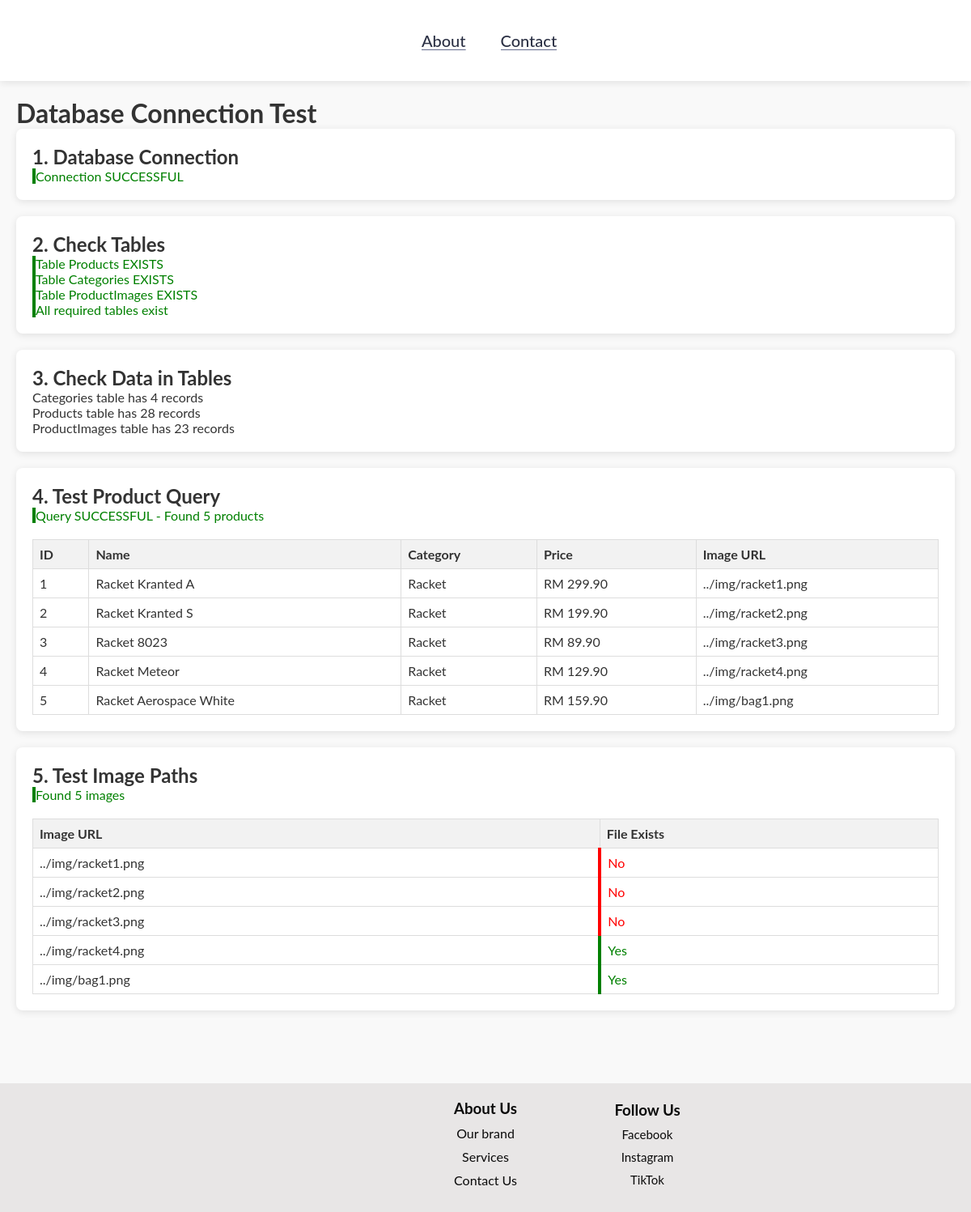
Page /Pages/test.php on the earlier database version.
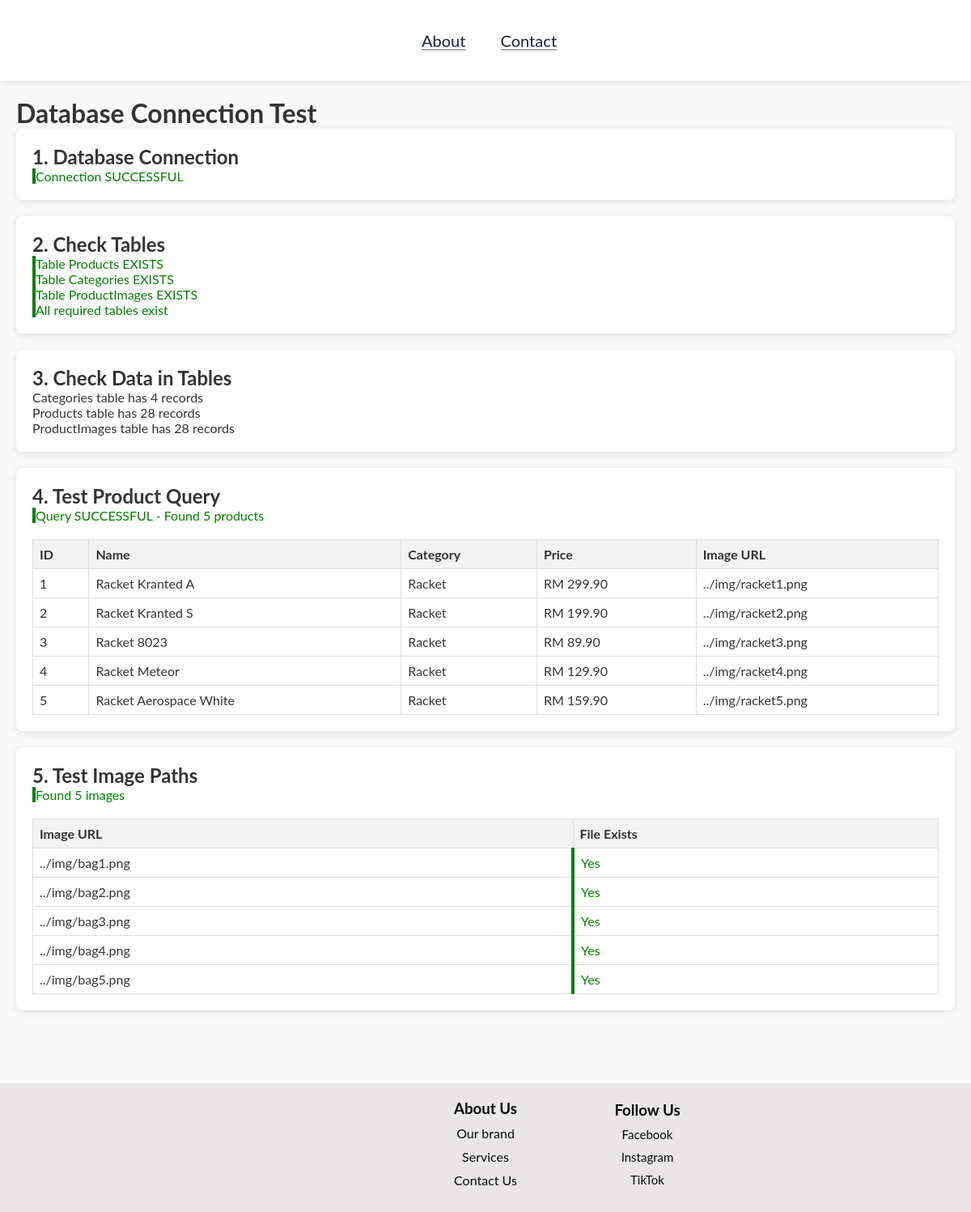
Same page on the later database version.
### tables this page shows
CREATE TABLE IF NOT EXISTS Products (
    productID INT AUTO_INCREMENT PRIMARY KEY,
    name VARCHAR(100) NOT NULL,
    description TEXT NOT NULL,
    price DECIMAL(13,2) NOT NULL,
    categoryID INT,
    colour VARCHAR(20),
    FOREIGN KEY (categoryID) REFERENCES Categories(categoryID),
    UNIQUE KEY unique_product_name (name)
);

CREATE TABLE IF NOT EXISTS Categories (
    categoryID INT AUTO_INCREMENT PRIMARY KEY,
    name VARCHAR(100) NOT NULL,
    description TEXT,
    UNIQUE KEY unique_category_name (name)
);

CREATE TABLE IF NOT EXISTS ProductImages (
    imageID INT AUTO_INCREMENT PRIMARY KEY,
    productID INT,
    image_url VARCHAR(255) NOT NULL,
    FOREIGN KEY (productID) REFERENCES Products(productID),
    UNIQUE KEY unique_image_url (image_url)
);

### Pages/test.php (the view, shortened to what the changed rows need)
<!DOCTYPE html>
<html lang="en">
<head>
    <link rel="stylesheet" href="../Styles/style.css">
</head>
<body>
    <div class="container">
        <h1>Database Connection Test</h1>
        <div class="test-result">
            <h2>1. Database Connection</h2>
            <?php
            $servername = "localhost";
            $username = "root";
            $password = "";
            $dbname = "pr_ind_db";
            $conn = new mysqli($servername, $username, $password, $dbname);
            ?>
        </div>
        <div class="test-result">
            <h2>2. Check Tables</h2>
            <?php
            if (!$conn->connect_error) {
                $tables = ['Products', 'Categories', 'ProductImages'];
                $allTablesExist = true;
                foreach ($tables as $table) {
                    $result = $conn->query("SHOW TABLES LIKE '$table'");
                    if ($result->num_rows > 0) {
                        echo '<div class="success">Table ' . $table . ' EXISTS</div>';
                    } else {
                        echo '<div class="error">Table ' . $table . ' DOES NOT EXIST</div>';
                        $allTablesExist = false;
                    }
                }
                if ($allTablesExist) {
                    echo '<div class="success">All required tables exist</div>';
                }
            }
            ?>
        </div>
        <div class="test-result">
            <h2>3. Check Data in Tables</h2>
            <?php
            if (!$conn->connect_error) {
                $result = $conn->query("SELECT COUNT(*) as count FROM Categories");
                $row = $result->fetch_assoc();
                echo '<div>Categories table has ' . $row['count'] . ' records</div>';
                $result = $conn->query("SELECT COUNT(*) as count FROM Products");
                $row = $result->fetch_assoc();
                echo '<div>Products table has ' . $row['count'] . ' records</div>';
                $result = $conn->query("SELECT COUNT(*) as count FROM ProductImages");
                $row = $result->fetch_assoc();
                echo '<div>ProductImages table has ' . $row['count'] . ' records</div>';
            }
            ?>
        </div>
        <div class="test-result">
            <h2>4. Test Product Query</h2>
            <?php
            if (!$conn->connect_error) {
                $sql = "SELECT p.productID, p.name, p.description, p.price, p.colour,
                               c.name as category_name, c.categoryID,
                               pi.image_url
                        FROM Products p
                        JOIN Categories c ON p.categoryID = c.categoryID
                        LEFT JOIN ProductImages pi ON p.productID = pi.productID
                        GROUP BY p.productID
                        ORDER BY p.productID
                        LIMIT 5";
                $result = $conn->query($sql);
                if ($result && $result->num_rows > 0) {
                    echo '<table>';
                    echo '<tr><th>ID</th><th>Name</th><th>Category</th><th>Price</th><th>Image URL</th></tr>';
                    while($row = $result->fetch_assoc()) {
                        echo '<tr>';
                        echo '<td>' . $row['productID'] . '</td>';
                        echo '<td>' . $row['name'] . '</td>';
                        echo '<td>' . $row['category_name'] . '</td>';
                        echo '<td>RM ' . number_format($row['price'], 2) . '</td>';
                        echo '<td>' . ($row['image_url'] ? $row['image_url'] : 'No image') . '</td>';
                        echo '</tr>';
                    }
                    echo '</table>';
                } else {
                    echo '<div class="error">Query returned 0 results or failed</div>';
                    echo '<div class="debug-info">SQL: ' . htmlspecialchars($sql) . '</div>';
                    if (!$result) {
                        echo '<div class="error">Error: ' . $conn->error . '</div>';
                    }
                }
            }
            ?>
        </div>
        <div class="test-result">
            <h2>5. Test Image Paths</h2>
            <?php
            if (!$conn->connect_error) {
                $sql = "SELECT image_url FROM ProductImages LIMIT 5";
                $result = $conn->query($sql);
                if ($result && $result->num_rows > 0) {
                    echo '<table>';
                    echo '<tr><th>Image URL</th><th>File Exists</th></tr>';
                    while($row = $result->fetch_assoc()) {
                        $imagePath = $row['image_url'];
                        $fileExists = file_exists($imagePath) ? 'Yes' : 'No';
                        $statusClass = file_exists($imagePath) ? 'success' : 'error';
                        echo '<tr>';
                        echo '<td>' . $imagePath . '</td>';
                        echo '<td class="' . $statusClass . '">' . $fileExists . '</td>';
                        echo '</tr>';
                    }
                    echo '</table>';
                }
            }
            ?>
        </div>
    </div>
</body>
</html>

Differences in the rows shown:
no longer on this page (row unchanged): productimages: image_url "../img/racket1.png", image_url "No"
no longer on this page (row unchanged): productimages: image_url "../img/racket2.png", image_url "No"
no longer on this page (row unchanged): productimages: image_url "../img/racket3.png", image_url "No"
no longer on this page (row unchanged): productimages: image_url "../img/racket4.png", image_url "Yes"
computed for products "Racket Aerospace White": image_url "../img/bag1.png" → "../img/racket5.png"
now on this page (row edited): productimages: image_url "../img/bag2.png", image_url "Yes"
now on this page (row edited): productimages: image_url "../img/bag3.png", image_url "Yes"
now on this page (row edited): productimages: image_url "../img/bag4.png", image_url "Yes"
now on this page (row edited): productimages: image_url "../img/bag5.png", image_url "Yes"
Other differences:
$row['count']: "23" → "28"
